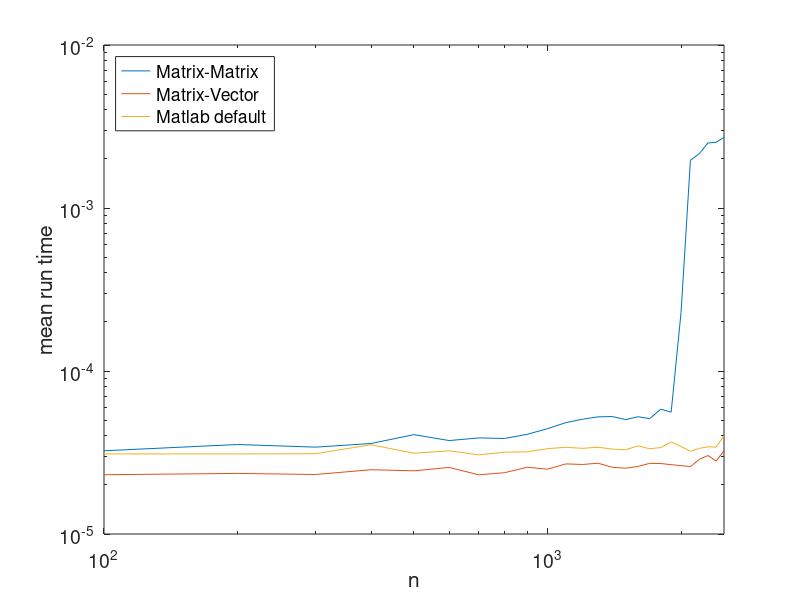

MATLAB code for this plot:
diary('HW1diary')

% Set vector of dimensions.
n = 2500:-100:100;

% set number of trials.
ntrials = 10;

% Matrices of runtimes (all initially zero matrices).
tmm = zeros(length(n), ntrials);
tmv = tmm;
tmatlab = tmm;

% Initialize display.
fprintf(' n    | matmat   | matvec   | matlab  \n ')
fprintf('++++++++++++++++++++++++++++++++++++++++\n')

for i = 1:length(n)
    for t = 1:ntrials
        

        % Randomly sample A, B and x.
        A = rand(length(n));
        B = rand(length(n));
        x = rand((length(n)),1);

        % Initialize intermediate products.
        AB = zeros(n(i));
        Bx = zeros(n(i), 1);
        ABx = Bx; % also all-zeros vector.

        % record runtime to calculate A*B*x using three methods.
        % 1. (AB)*x.
        tic % start timer.
        % Evaluate A*B then AB*x
        AB = A*B;
        ABx = (AB)*x;
        tmm(i,t) = toc; % stop timer.

        % 2. A*(Bx)
        tic % start timer.
        % Evaluate B*x then A*(B*x).
        Bx = B*x;
        ABx = A*(B*x);
        tmv(i,t) = toc; % stop timer.

        % 3. Matlab's choice.
        tic % start timer.
        % Evaluate A*b*x.
        ABx = A*B*x;
        tmatlab(i,t) = toc;  % stop timer.

    end

    % Print average run-times for this particular n.
    fprintf('%5g | %3.2e | %3.2e | %3.2e  \n', n(i), mean(tmm(i,:)), mean(tmv(i,:)), mean(tmatlab(i,:)))
end

save('HW1workspace')
%%
% Plot runtimes.
loglog(n, mean(tmm,2), n, mean(tmv,2), n, mean(tmatlab,2))
hold('on')
xlim([100, 2500])
xlabel('n')
ylabel('mean run time')
set(gca, 'FontSize', 14)
legend('Matrix-Matrix', 'Matrix-Vector', 'Matlab default', 'Location', 'northwest')
hold('off')
